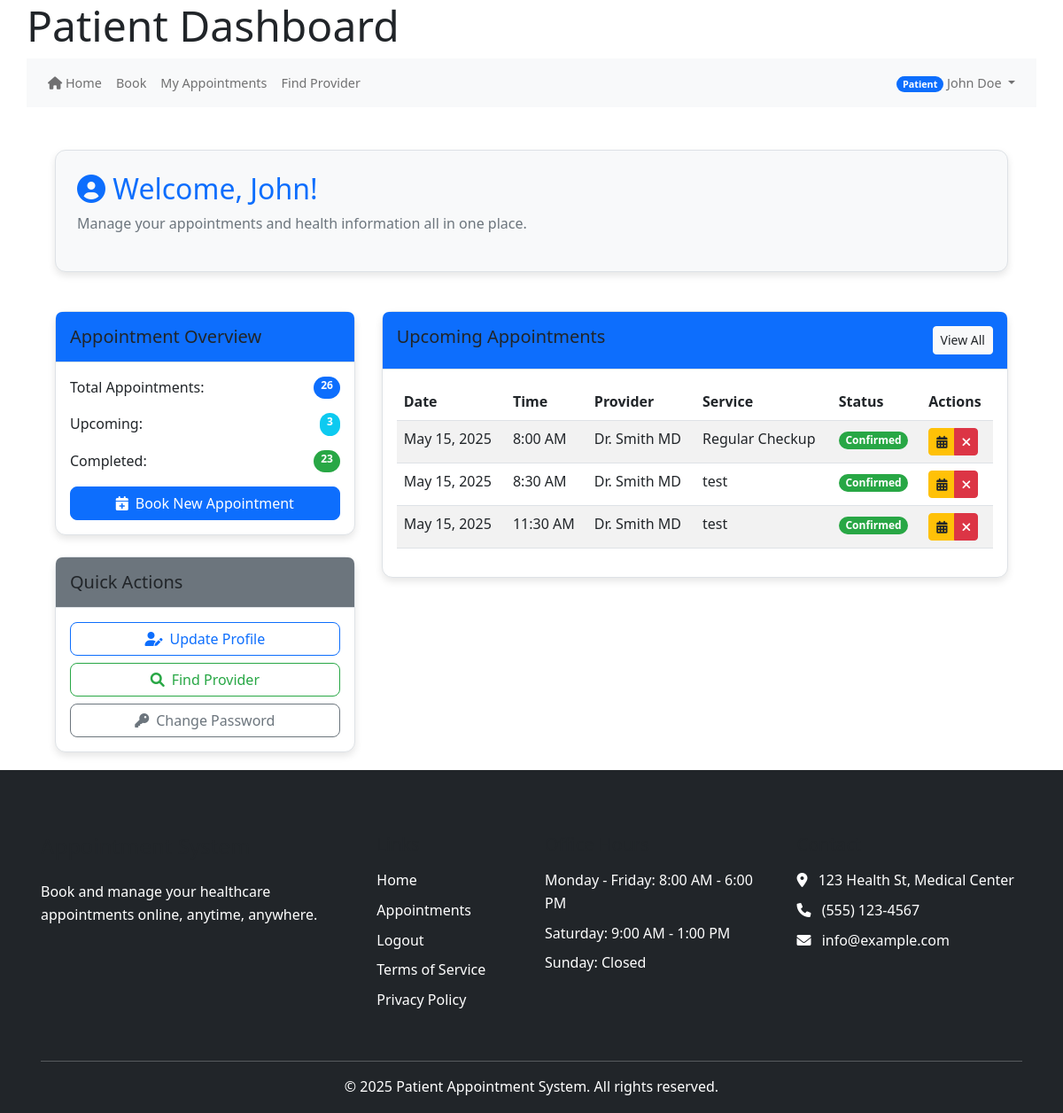
Before: /index.php/patient/index (signed in) with the older database file.
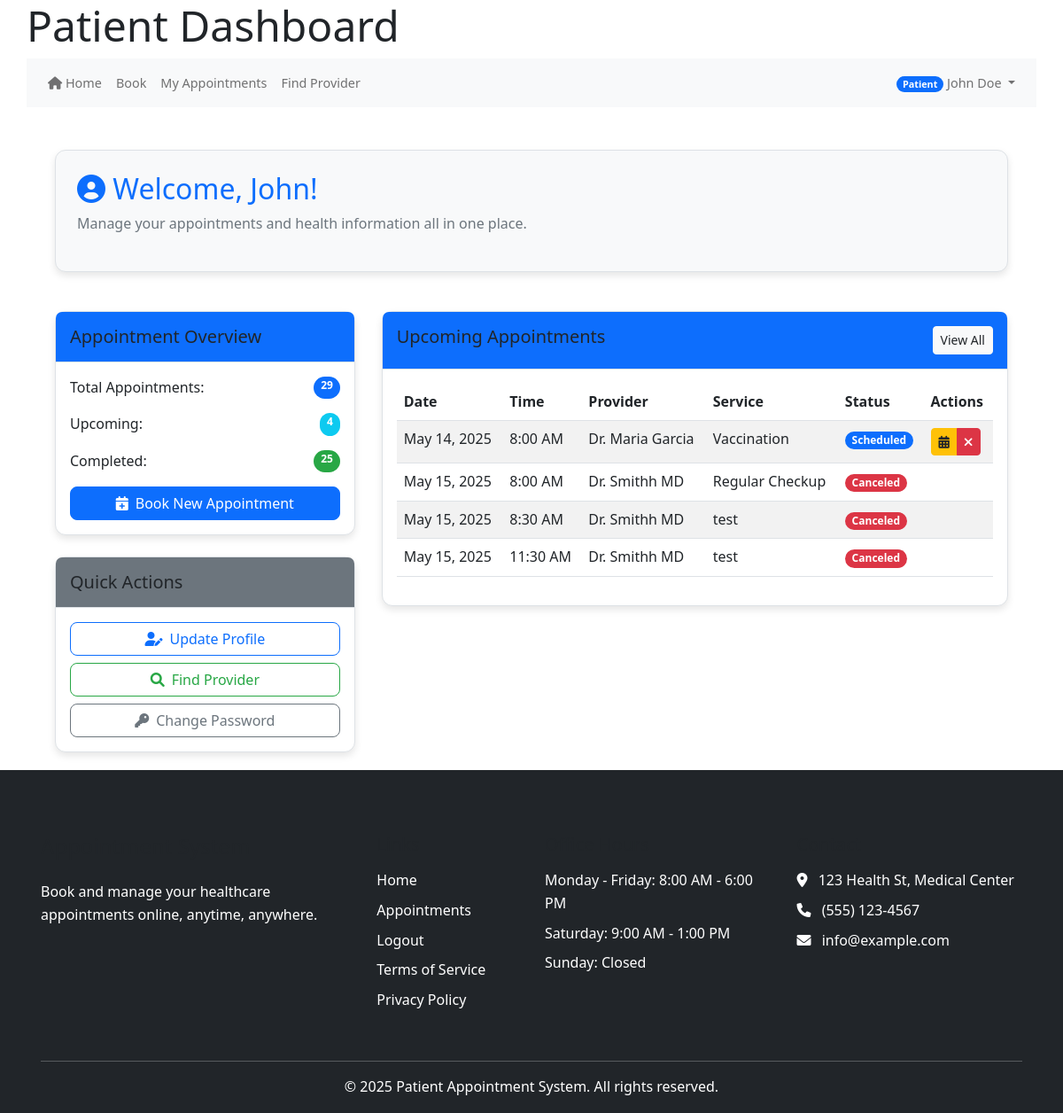
After: the same page with the newer database file.
### tables this page shows
CREATE TABLE IF NOT EXISTS `appointments` (
  `appointment_id` int(11) NOT NULL AUTO_INCREMENT,
  `patient_id` int(11) NOT NULL,
  `provider_id` int(11) NOT NULL,
  `service_id` int(11) NOT NULL,
  `appointment_date` date NOT NULL,
  `start_time` time NOT NULL,
  `end_time` time NOT NULL,
  `status` enum('scheduled','confirmed','completed','canceled','no_show') NOT NULL DEFAULT 'scheduled',
  `type` enum('in_person','virtual','phone') NOT NULL DEFAULT 'in_person',
  `notes` text DEFAULT NULL,
  `reason` text DEFAULT NULL,
  `reminder_sent` tinyint(1) DEFAULT 0,
  `confirmed_at` datetime DEFAULT NULL,
  `canceled_at` datetime DEFAULT NULL,
  `created_at` datetime DEFAULT current_timestamp(),
  `updated_at` datetime DEFAULT current_timestamp(),
  PRIMARY KEY (`appointment_id`),
  KEY `patient_id` (`patient_id`),
  KEY `provider_id` (`provider_id`),
  KEY `service_id` (`service_id`)
);

CREATE TABLE IF NOT EXISTS `users` (
  `user_id` int(11) NOT NULL AUTO_INCREMENT,
  `email` varchar(255) NOT NULL,
  `password_hash` varchar(255) NOT NULL,
  `first_name` varchar(100) NOT NULL,
  `last_name` varchar(100) NOT NULL,
  `phone` varchar(20) DEFAULT NULL,
  `role` enum('patient','provider','admin','staff') NOT NULL,
  `is_active` tinyint(1) DEFAULT 1,
  `is_verified` tinyint(1) DEFAULT 0,
  `email_verified_at` datetime DEFAULT NULL,
  `created_at` datetime DEFAULT current_timestamp(),
  `last_login` datetime DEFAULT NULL,
  `verification_token` varchar(64) DEFAULT NULL,
  `reset_token` varchar(64) DEFAULT NULL,
  `reset_token_expires` datetime DEFAULT NULL,
  `token_expires` datetime DEFAULT NULL,
  `password_change_required` tinyint(1) DEFAULT 0,
  PRIMARY KEY (`user_id`)
);

CREATE TABLE IF NOT EXISTS `services` (
  `service_id` int(11) NOT NULL AUTO_INCREMENT,
  `name` varchar(255) NOT NULL,
  `description` text DEFAULT NULL,
  `duration` int(11) DEFAULT 30,
  `price` decimal(10,2) DEFAULT NULL,
  `is_active` tinyint(1) DEFAULT 1,
  `created_at` timestamp NOT NULL DEFAULT current_timestamp(),
  PRIMARY KEY (`service_id`)
);

### controllers/patient_controller.php (called while the page is built, shortened)
<?php
require_once MODEL_PATH . '/User.php';
require_once MODEL_PATH . '/Appointment.php';
class PatientController {
    private $userModel;
    private $appointmentModel;
    public function __construct() {
        $this->db = get_db();
        $this->userModel = new User($this->db);
        $this->appointmentModel = new Appointment($this->db);
    }
    public function index() {
        $patient_id = $_SESSION['user_id'] ?? null;
        $userData = $this->userModel->getUserById($patient_id);
        $patientData = $this->userModel->getPatientProfile($patient_id);
        $patient = array_merge($userData ?: [], $patientData ?: []);
        $upcomingAppointments = $this->appointmentModel->getUpcomingAppointments($patient_id) ?? [];
        $pastAppointments = $this->appointmentModel->getPastAppointments($patient_id) ?? [];
        include VIEW_PATH . '/patient/index.php';
    }
}
?>

### public_html/bootstrap.php (called while the page is built, shortened)
<?php
require_once APP_ROOT . '/core/helpers.php';
require_once CORE_PATH . '/helpers.php';
function get_db() {
    static $db = null;
    if ($db === null) {
        if (defined('DB_HOST') && defined('DB_USER') && defined('DB_PASS') && defined('DB_NAME')) {
            $db = new mysqli(DB_HOST, DB_USER, DB_PASS, DB_NAME);
            $db->set_charset('utf8mb4');
        } else {
            throw new Exception("Database constants not defined");
        }
    }
    return $db;
}
return true;

### models/User.php (called while the page is built, shortened)
<?php
class User {
    private $db;
    public function __construct($db) {
        $this->db = $db;
    }
    public function getUserById($userId) {
        try {
            if ($this->db instanceof mysqli) {
                $stmt = $this->db->prepare("
                    SELECT user_id, email, first_name, last_name, phone, role, is_active,
                        email_verified_at, created_at, last_login
                    FROM users
                    WHERE user_id = ?
                ");
                $stmt->bind_param("i", $userId);
                $stmt->execute();
                $result = $stmt->get_result();
                return $result->fetch_assoc();
            }
            return null;
        } catch (Exception $e) {
            error_log("Get user error: " . $e->getMessage());
            return null;
        }
    }
    public function getPatientProfile($patientId) {
        try {
            $query = "SELECT * FROM patient_profiles WHERE patient_id = ?";
            $stmt = $this->db->prepare($query);
            $stmt->bind_param("i", $patientId);
            $stmt->execute();
            $result = $stmt->get_result();
            if ($result->num_rows > 0) {
                $profile = $result->fetch_assoc();
                if (!empty($profile['insurance_info'])) {
                    $insuranceInfo = json_decode($profile['insurance_info'], true);
                    if (is_array($insuranceInfo)) {
                        $profile['insurance_provider'] = $insuranceInfo['provider'] ?? '';
                        $profile['insurance_policy_number'] = $insuranceInfo['policy_number'] ?? '';
                    }
                }
                return $profile;
            }
            return null;
        } catch (Exception $e) {
            error_log("Error in getPatientProfile: " . $e->getMessage());
            return null;
        }
    }
}
?>

### models/Appointment.php (called while the page is built, shortened)
<?php
class Appointment {
    private $db;
    public function __construct($db) {
        $this->db = $db;
    }
    public function getUpcomingAppointments($patient_id) {
        $appointments = [];
        $stmt = $this->db->prepare("
            SELECT
                a.*,
                s.name AS service_name,
                provider.first_name AS provider_first_name,
                provider.last_name AS provider_last_name
            FROM appointments a
            LEFT JOIN services s ON a.service_id = s.service_id
            LEFT JOIN users provider ON a.provider_id = provider.user_id
            WHERE a.patient_id = ?
            AND a.appointment_date >= CURDATE()
            ORDER BY a.appointment_date, a.start_time
        ");
        $stmt->bind_param("i", $patient_id);
        $stmt->execute();
        $result = $stmt->get_result();
        if ($result) {
            while ($row = $result->fetch_assoc()) {
                $appointments[] = $row;
            }
        }
        return $appointments;
    }
    public function getPastAppointments($patient_id) {
        try {
            $stmt = $this->db->prepare("
                SELECT a.*,
                       u.first_name AS provider_first_name,
                       u.last_name AS provider_last_name,
                       s.name AS service_name
                FROM appointments a
                JOIN users u ON a.provider_id = u.user_id
                JOIN services s ON a.service_id = s.service_id
                WHERE a.patient_id = ?
                AND (a.status = 'completed' OR a.appointment_date < CURDATE())
                ORDER BY a.appointment_date DESC
            ");
            $stmt->bind_param("i", $patient_id);
            $stmt->execute();
            $result = $stmt->get_result();
            return $result->fetch_all(MYSQLI_ASSOC) ?: [];
        } catch (Exception $e) {
            error_log("Error fetching past appointments: " . $e->getMessage());
            return [];
        }
    }
}
?>

### core/helpers.php (called while the page is built, shortened)
<?php
function base_url($path = '') {
    $protocol = isset($_SERVER['HTTPS']) && $_SERVER['HTTPS'] !== 'off' ? 'https' : 'http';
    $host = $_SERVER['HTTP_HOST'] ?? 'localhost';
    $script_name = $_SERVER['SCRIPT_NAME'];
    $base_dir = dirname($script_name);
    $base_url = "{$protocol}://{$host}{$base_dir}";
    $base_url = rtrim($base_url, '/');
    $path = ltrim($path, '/');
    return $path ? "{$base_url}/{$path}" : $base_url;
}

### views/patient/index.php (the view, shortened to what the changed rows need)
<?php include VIEW_PATH . '/partials/header.php'; ?>
<div class="container mt-4">
    <div class="row mb-4">
        <div class="col-md-12">
            <div class="card shadow-sm bg-light">
                <div class="card-body p-4">
                    <h2 class="text-primary mb-2">
                        <i class="fas fa-user-circle"></i> Welcome, <?= htmlspecialchars($patient['first_name'] ?? 'Patient') ?>!
                    </h2>
                    <p class="text-muted">Manage your appointments and health information all in one place.</p>
                </div>
            </div>
        </div>
    </div>
    <div class="row">
        <div class="col-md-4">
            <div class="card shadow-sm mb-4">
                <div class="card-header bg-primary text-white">
                    <h5 class="mb-0">Appointment Overview</h5>
                </div>
                <div class="card-body">
                    <div class="d-flex justify-content-between mb-3">
                        <span>Total Appointments:</span>
                        <span class="badge bg-primary rounded-pill"><?= count($pastAppointments) + count($upcomingAppointments) ?></span>
                    </div>
                    <div class="d-flex justify-content-between mb-3">
                        <span>Upcoming:</span>
                        <span class="badge bg-info rounded-pill"><?= count($upcomingAppointments) ?></span>
                    </div>
                    <div class="d-flex justify-content-between mb-3">
                        <span>Completed:</span>
                        <span class="badge bg-success rounded-pill"><?= count($pastAppointments) ?></span>
                    </div>
                    <div class="d-grid mt-3">
                        <a href="<?= base_url('index.php/patient/book') ?>" class="btn btn-primary">
                            <i class="fas fa-calendar-plus me-2"></i>Book New Appointment
                        </a>
                    </div>
                </div>
            </div>
            <div class="card shadow-sm">
                <div class="card-header bg-secondary text-white">
                    <h5 class="mb-0">Quick Actions</h5>
                </div>
                <div class="card-body">
                    <div class="d-grid gap-2">
                        <a href="<?= base_url('index.php/patient/profile') ?>" class="btn btn-outline-primary">
                            <i class="fas fa-user-edit me-2"></i>Update Profile
                        </a>
                        <a href="<?= base_url('index.php/patient/search') ?>" class="btn btn-outline-success">
                            <i class="fas fa-search me-2"></i>Find Provider
                        </a>
                        <a href="<?= base_url('index.php/auth/change_password') ?>" class="btn btn-outline-secondary">
                            <i class="fas fa-key me-2"></i>Change Password
                        </a>
                    </div>
                </div>
            </div>
        </div>
        <div class="col-md-8">
            <div class="card">
                <div class="card-header bg-primary text-white d-flex justify-content-between">
                    <h5>Upcoming Appointments</h5>
                    <a href="<?= base_url('index.php/appointments/') ?>" class="btn btn-light btn-sm">View All</a>
                </div>
                <div class="card-body">
                    <?php if (!empty($upcomingAppointments)) : ?>
                        <div class="table-responsive">
                            <table class="table table-striped table-hover">
                                <thead>
                                    <tr>
                                        <th>Date</th>
                                        <th>Time</th>
                                        <th>Provider</th>
                                        <th>Service</th>
                                        <th>Status</th>
                                        <th>Actions</th>
                                    </tr>
                                </thead>
                                <tbody>
                                    <?php foreach ($upcomingAppointments as $appointment) : ?>
                                        <tr>
                                            <td><?= date('M d, Y', strtotime($appointment['appointment_date'])) ?></td>
                                            <td><?= date('g:i A', strtotime($appointment['start_time'])) ?></td>
                                            <td><?= htmlspecialchars($appointment['provider_first_name'] . ' ' . $appointment['provider_last_name']) ?></td>
                                            <td><?= htmlspecialchars($appointment['service_name']) ?></td>
                                            <td>
                                                <?php
                                                $statusClass = match($appointment['status']) {
                                                    'scheduled' => 'primary',
                                                    'confirmed' => 'success',
                                                    'canceled' => 'danger',
                                                    'no_show' => 'warning',
                                                    default => 'secondary'
                                                };
                                                ?>
                                                <span class="badge bg-<?= $statusClass ?>">
                                                    <?= ucfirst(htmlspecialchars($appointment['status'])) ?>
                                                </span>
                                            </td>
                                            <td>
                                                <?php if ($appointment['status'] !== 'canceled'): ?>
                                                    <div class="btn-group btn-group-sm">
                                                        <a href="<?= base_url('index.php/appointments/reschedule?id=' . $appointment['appointment_id']) ?>" class="btn btn-warning">
                                                            <i class="fas fa-calendar-alt"></i>
                                                        </a>
                                                        <a href="<?= base_url('index.php/appointments/cancel?id=' . $appointment['appointment_id']) ?>" class="btn btn-danger">
                                                            <i class="fas fa-times"></i>
                                                        </a>
                                                    <?php endif; ?>
                                                </div>
                                            </td>
                                        </tr>
                                    <?php endforeach; ?>
                                </tbody>
                            </table>
                        </div>
                    <?php endif; ?>
                </div>
            </div>
        </div>
    </div>
</div>
<?php include VIEW_PATH . '/partials/footer.php'; ?>

Changed rows visible on the page:
added appointments: appointment_date "May 14, 2025", start_time "8:00 AM", provider.last_name "Dr. Maria Garcia", service.name "Vaccination", status "Scheduled"
changed appointments "Regular Checkup": provider.last_name "Dr. Smith MD" → "Dr. Smithh MD"; status "Confirmed" → "Canceled"
changed appointments "8:30 AM": provider.last_name "Dr. Smith MD" → "Dr. Smithh MD"; status "Confirmed" → "Canceled"
changed appointments "11:30 AM": provider.last_name "Dr. Smith MD" → "Dr. Smithh MD"; status "Confirmed" → "Canceled"
Other visible differences:
count($pastAppointments) + count($upcomingAppointments): "26" → "29"
count($upcomingAppointments): "3" → "4"
count($pastAppointments): "23" → "25"
